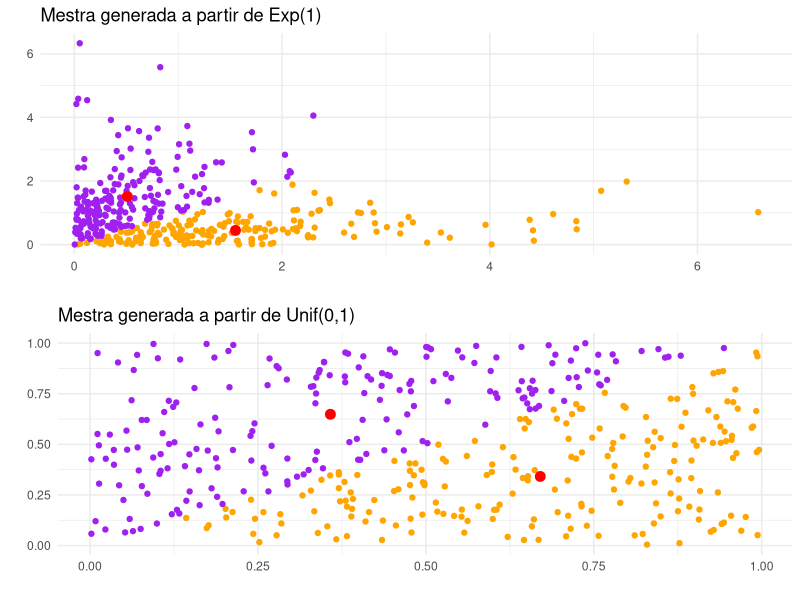

This figure's R source:
#generamos la semilla por reproducibilidad, y generamos la muestra
set.seed(0)
n <- 200
library(ggpubr)
#generamos una muestra exponencial con el mismo parametro
LDA.lm <- function(m, f, ...)
{
  set.seed(0)
  #ENTRADAS:
  #m: mitad de tamano de muestra suponemos muestra balanceada
  #f: funcion de la cual se desean generar la muestra
  #... : parametros adicionales de 'f'
  #SALIDA: UN MODELO LINEAL y la muestra generada
  #generamos la muestra dos dimensional
  x1 <- matrix(f(m*2), ncol = 2) #poblacion 1 
  x2 <- matrix(f(m*2), ncol = 2) #poblacion 2
  m.a <- data.frame(rbind(x1,x2))
  m.a$label <- ('orange')
  m.a$label[m.a$X1 <= m.a$X2] <- ('purple') #etiquetamos con la identidad
  ###############se agregan pesos#############
  library(dplyr)
  names(m.a) <- c('X1', 'X2', 'label')
  m.a <- m.a[ order( m.a$label,  m.a$X1, m.a$X2), ]
  cc <- apply( m.a[,1:2], 2, mean ) # centroide de los datos 
  c1 <- m.a%>% filter(label == 'orange')
  cc1 <- apply(c1[, 1:2], 2, mean) #ceontroide poblacion 1
  c2 <- m.a%>% filter(label == 'purple')
  cc2 <- apply(c2[,1:2], 2, mean) #centroide poblacion 2
  S1 <- var(c1[,1:2])
  S2 <- var(c2[,1:2])
  d1 <- mahalanobis(x = as.data.frame(c1[, 1:2]), center = cc1, cov = S1)
  d2 <- mahalanobis(x = as.data.frame(c2[, 1:2]), center = cc2, cov = S2)
  w <- c(d1, d2)
  #asignamos mismas aprioris
  m.mas <- dim(c1)[1]
  m.menos <-dim(c2)[1]
  m.a$Y <- -(m)/m.mas
  m.a$Y[m.a$label == 'purple' ] <- (m)/m.menos
  ##############################################
  modelo.lineal <- lm( Y ~ X1 +X2, data = m.a , weights = 1/w )
  x <- as.matrix(cbind(rep(1, m), m.a[,1:2]))
  m.a$y.hat <- sign(x%*%modelo.lineal$coefficients) 
  return(list(muestra= m.a, model= modelo.lineal, centers = data.frame(rbind(cc1, cc2))))
}
lda.exp  <- LDA.lm(n, f = rexp) #llamamos a la funcion con distros exponenciales
library(ggplot2)
foo <- lda.exp$muestra
sum(diag(table(lda.exp$muestra$Y, lda.exp$muestra$y.hat)))/(2*n)
p1 <- ggplot(lda.exp$muestra, aes(x=X1, y = X2 )) +geom_point(aes(color=label)) +
  scale_color_manual(values =c('orange', 'purple', 'red')) + theme(legend.position = 'none')+
  theme_minimal()  +ggtitle('Mestra generada a partir de Exp(1)') +
  xlab('')+ylab('')+  theme(legend.position = 'none')  +
  geom_point(data = lda.exp$centers, aes(x=X1, y=X2, color = 'red'), size = 3)
lda.runif  <- LDA.lm(m = n, f = runif) #llamamos a la funcion con distros uniformes
p2 <-ggplot(lda.runif$muestra, aes(x=X1, y = X2 )) +geom_point(aes(color=label)) +
  scale_color_manual(values =c('orange', 'purple', 'red')) +
  theme_minimal() + ggtitle('Mestra generada a partir de Unif(0,1)') +
  xlab('')+ylab('')+  theme(legend.position = 'none')  +
  geom_point(data = lda.runif$centers, aes(x=X1, y=X2, color = 'red'), size = 3)
ggarrange(p1,p2, nrow = 2 )
sum(diag(table(lda.runif$muestra$Y, lda.runif$muestra$y.hat)))/(2*n)
